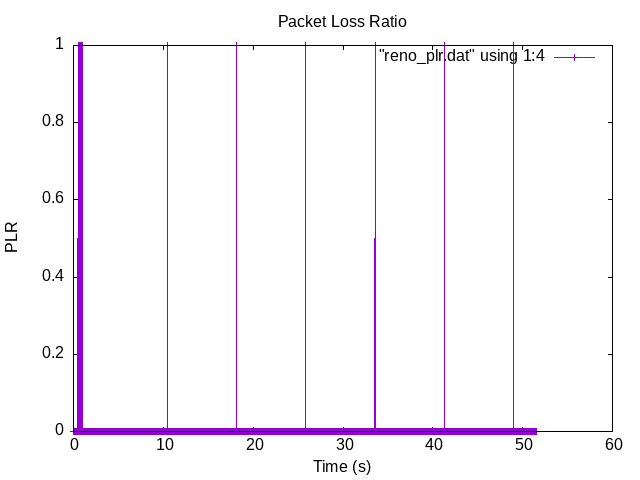

The script that drew this image:
set autoscale
set term png
set title "Packet Loss Ratio"
set xlabel "Time (s)"
set ylabel "PLR"
set out "reno_plr.png"

plot "reno_plr.dat" using 1:4 with linespoints
